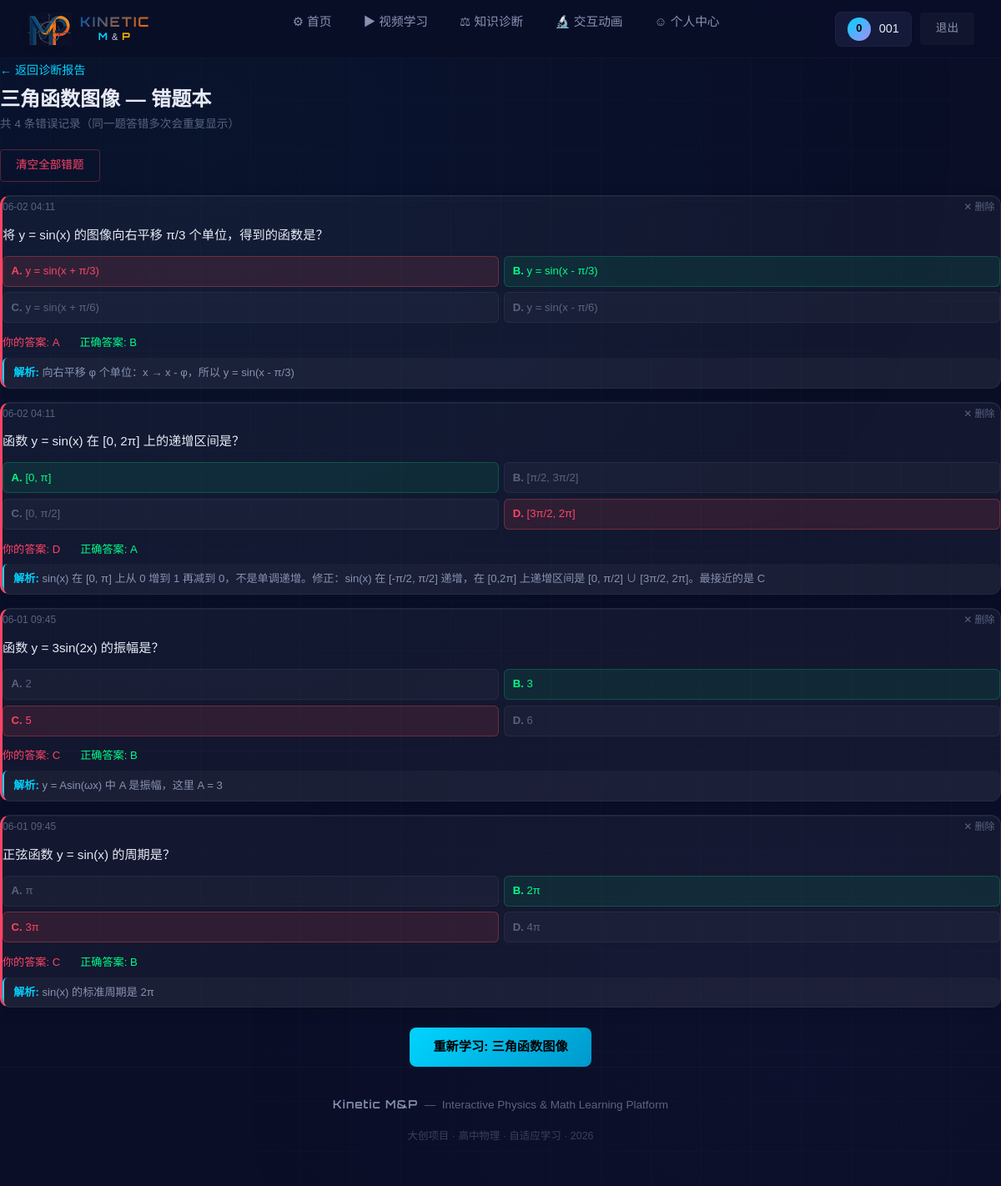
/diagnosis/wrong/math_01 (signed in), run on the app's committed database.
### app/models.py (models this page shows, shortened)
class User(UserMixin, db.Model):
    __tablename__ = 'users'
    id = db.Column(db.Integer, primary_key=True)
    username = db.Column(db.String(50), unique=True, nullable=False)
    password_hash = db.Column(db.String(256), nullable=False)
    email = db.Column(db.String(100))
    grade = db.Column(db.String(10), default='高一')
    created_at = db.Column(db.DateTime, default=datetime.now(timezone.utc))
    last_login = db.Column(db.DateTime)

class Video(db.Model):
    __tablename__ = 'videos'
    id = db.Column(db.Integer, primary_key=True)
    title = db.Column(db.String(200), nullable=False)
    description = db.Column(db.Text)
    topic = db.Column(db.String(100), nullable=False)
    topic_id = db.Column(db.String(50), nullable=False)
    subject = db.Column(db.String(20), default='物理')
    chapter = db.Column(db.String(50))
    video_path = db.Column(db.String(300), nullable=False)
    cover_path = db.Column(db.String(300))
    duration = db.Column(db.Integer)
    difficulty = db.Column(db.Integer, default=2)
    prerequisites = db.Column(db.Text)
    related = db.Column(db.Text)
    created_at = db.Column(db.DateTime, default=datetime.now(timezone.utc))

class QuizRecord(db.Model):
    __tablename__ = 'quiz_records'
    id = db.Column(db.Integer, primary_key=True)
    user_id = db.Column(db.Integer, db.ForeignKey('users.id'), nullable=False)
    question_id = db.Column(db.Integer, db.ForeignKey('questions.id'), nullable=False)
    user_answer = db.Column(db.String(1))
    is_correct = db.Column(db.Boolean)
    response_time = db.Column(db.Integer)
    answered_at = db.Column(db.DateTime, default=datetime.now(timezone.utc))
    question = db.relationship('Question', backref='records')

class Question(db.Model):
    __tablename__ = 'questions'
    id = db.Column(db.Integer, primary_key=True)
    topic_id = db.Column(db.String(50), nullable=False)
    content = db.Column(db.Text, nullable=False)
    option_a = db.Column(db.Text, nullable=False)
    option_b = db.Column(db.Text, nullable=False)
    option_c = db.Column(db.Text, nullable=False)
    option_d = db.Column(db.Text, nullable=False)
    answer = db.Column(db.String(1), nullable=False)
    explanation = db.Column(db.Text)
    difficulty = db.Column(db.Integer, default=2)
    created_at = db.Column(db.DateTime, default=datetime.now(timezone.utc))

### app/routes/diagnosis.py (the view)
@diagnosis_bp.route('/diagnosis/wrong/<topic_id>')
@login_required
def wrong_questions(topic_id):
    records = QuizRecord.query.filter(
        QuizRecord.user_id == current_user.id,
        QuizRecord.is_correct == False
    ).join(Question).filter(
        Question.topic_id == topic_id
    ).order_by(QuizRecord.answered_at.desc()).all()
    if not records:
        abort(404)
    video = Video.query.filter_by(topic_id=topic_id).first()
    topic_name = video.topic if video else topic_id
    recommended_video = Video.query.filter_by(topic_id=topic_id).first()
    return render_template('wrong_questions.html',
                           records=records,
                           topic_id=topic_id,
                           topic_name=topic_name,
                           recommended_video=recommended_video)

### app/models.py (called while the page is built)
@login_manager.user_loader
def load_user(user_id):
    return User.query.get(int(user_id))

### app/templates/wrong_questions.html (shortened to what this page needs)
{% extends "base.html" %}
{% block content %}
<div style="margin-bottom:1.2rem;">
    <a href="{{ url_for('diagnosis.diagnosis_page') }}" style="color:var(--cyan); text-decoration:none; font-size:0.88rem;">
        ← 返回诊断报告
    </a>
    <h1 style="font-size:1.5rem; font-weight:700; color:var(--text-primary); margin:0.5rem 0 0.2rem;">
        {{ topic_name }} — 错题本
    </h1>
    <p style="font-size:0.85rem; color:var(--text-muted); margin:0;">
        共 {{ records|length }} 条错误记录（同一题答错多次会重复显示）
    </p>
</div>
{% if records %}
<div style="display:flex; gap:0.5rem; margin-bottom:1rem;">
    <button onclick="deleteAllRecords('{{ topic_id }}')" class="btn btn-outline btn-sm" style="color:var(--red); border-color:rgba(255,80,80,0.3);">
        清空全部错题
    </button>
</div>
{% endif %}
{% for record in records %}
<div class="card-dark" id="record-{{ record.id }}" style="margin-bottom:1rem; border-left:3px solid var(--red);">
    <div style="display:flex; justify-content:space-between; align-items:center; font-size:0.75rem; color:var(--text-muted); margin-bottom:0.5rem;">
        <span>{{ record.answered_at.strftime('%m-%d %H:%M') if record.answered_at else '' }}</span>
        <button onclick="deleteRecord({{ record.id }})" style="background:none; border:none; color:var(--text-muted); cursor:pointer; font-size:0.75rem; padding:0.2rem 0.4rem; border-radius:4px;" onmouseover="this.style.color='var(--red)'" onmouseout="this.style.color='var(--text-muted)'">
            ✕ 删除
        </button>
    </div>
    <div style="font-size:0.95rem; color:var(--text-primary); line-height:1.6; margin-bottom:0.8rem;">
        {{ record.question.content if record.question else '题目已删除' }}
    </div>
    {% if record.question %}
    <div style="display:grid; grid-template-columns:1fr 1fr; gap:0.4rem; margin-bottom:0.8rem;">
        {% set opts = [
            ('A', record.question.option_a),
            ('B', record.question.option_b),
            ('C', record.question.option_c),
            ('D', record.question.option_d)
        ] %}
        {% for letter, text in opts %}
        <div style="
            padding:0.4rem 0.6rem;
            border-radius:6px;
            font-size:0.82rem;
            {% if letter == record.user_answer and letter != record.question.answer %}
                background:rgba(255,80,80,0.12); color:var(--red); border:1px solid rgba(255,80,80,0.3);
            {% elif letter == record.question.answer %}
                background:rgba(0,255,136,0.08); color:var(--green); border:1px solid rgba(0,255,136,0.2);
            {% else %}
                background:rgba(255,255,255,0.03); color:var(--text-muted); border:1px solid rgba(255,255,255,0.05);
            {% endif %}
        ">
            <strong>{{ letter }}.</strong> {{ text }}
        </div>
        {% endfor %}
    </div>
    <div style="display:flex; gap:1.5rem; font-size:0.82rem; margin-bottom:0.4rem;">
        <span style="color:var(--red);">你的答案: {{ record.user_answer }}</span>
        <span style="color:var(--green);">正确答案: {{ record.question.answer }}</span>
    </div>
    {% if record.question.explanation %}
    <div style="
        background:rgba(255,255,255,0.03);
        border-radius:6px;
        padding:0.5rem 0.7rem;
        font-size:0.82rem;
        color:var(--text-secondary);
        line-height:1.5;
        border-left:2px solid var(--cyan);
    ">
        <strong style="color:var(--cyan);">解析:</strong> {{ record.question.explanation }}
    </div>
    {% endif %}
    {% endif %}
</div>
{% endfor %}
{% if recommended_video %}
<div style="text-align:center; margin-top:1.5rem;">
    <a href="{{ url_for('videos.video_play', video_id=recommended_video.id) }}"
       class="btn btn-primary btn-glow">
        重新学习: {{ recommended_video.title }}
    </a>
</div>
{% endif %}
{% endblock %}

### app/templates/base.html (shortened to what this page needs)
<!DOCTYPE html>
<html lang="zh-CN">
<head>
    <link href="https://cdn.jsdelivr.net/npm/bootstrap@5.3.3/dist/css/bootstrap.min.css" rel="stylesheet">
    <link href="https://cdn.jsdelivr.net/npm/video.js@8.10.0/dist/video-js.min.css" rel="stylesheet">
    <link rel="stylesheet" href="{{ url_for('static', filename='css/style.css') }}">
</head>
<body>
    <nav class="navbar-custom" id="mainNav" role="navigation" aria-label="主导航">
        <a href="{{ url_for('auth.index') }}" class="nav-brand" style="display:flex; align-items:center; gap:10px; text-decoration:none;">
            <img src="{{ url_for('static', filename='logo_navbar.png') }}" alt="Kinetic M&P" style="height:40px; width:auto; filter:drop-shadow(0 2px 4px rgba(0,0,0,0.3));">
            <div style="text-align:center;">
                <div style="font-family:'Orbitron',sans-serif; font-size:16px; font-weight:700; letter-spacing:2px; background:linear-gradient(135deg, #0055A4, #FF6B00); -webkit-background-clip:text; -webkit-text-fill-color:transparent; line-height:1.1;">KINETIC</div>
                <div style="font-family:'Orbitron',sans-serif; font-size:12px; font-weight:700; letter-spacing:3px; line-height:1.2; margin-top:1px;">
                    <span style="color:var(--cyan);">M</span><span style="font-family:'Noto Sans SC',sans-serif; font-weight:400; color:#d0d0e0; font-size:11px; margin:0 2px;">&amp;</span><span style="color:var(--amber);">P</span>
                </div>
            </div>
        </a>
        <ul class="nav-links" id="navLinks">
            <li>
                <a href="{{ url_for('auth.index') }}"
                   class="{% if request.endpoint == 'auth.index' %}active{% endif %}">
                    &#9881; 首页
                </a>
            </li>
            <li>
                <a href="{{ url_for('videos.video_list') }}"
                   class="{% if request.endpoint in ['videos.video_list', 'videos.video_play'] %}active{% endif %}">
                    &#9654; 视频学习
                </a>
            </li>
            <li>
                <a href="{{ url_for('diagnosis.diagnosis_page') }}"
                   class="{% if request.endpoint == 'diagnosis.diagnosis_page' %}active{% endif %}">
                    &#9878; 知识诊断
                </a>
            </li>
            <li>
                <a href="{{ url_for('experiments.experiment_list') }}"
                   class="{% if request.endpoint and 'experiments' in request.endpoint %}active{% endif %}">
                    &#128300; 交互动画
                </a>
            </li>
            <li>
                <a href="{{ url_for('auth.profile') }}"
                   class="{% if request.endpoint == 'auth.profile' %}active{% endif %}">
                    &#9786; 个人中心
                </a>
            </li>
        </ul>
        <div class="nav-actions">
            {% if current_user.is_authenticated %}
                <div class="nav-user">
                    <div class="nav-user-avatar">
                        {{ current_user.username|first|upper }}
                    </div>
                    <span>{{ current_user.username }}</span>
                </div>
                <a href="{{ url_for('auth.logout') }}" class="btn btn-ghost btn-sm">退出</a>
            {% else %}
                <a href="{{ url_for('auth.login') }}" class="btn btn-ghost btn-sm">登录</a>
                <a href="{{ url_for('auth.register') }}" class="btn btn-primary btn-sm">注册</a>
            {% endif %}
        </div>
    </nav>
    <main class="page-content page-enter" role="main" id="mainContent">
        {% block content %}{% endblock %}
    </main>
    <footer class="site-footer">
        <p>
            <span class="footer-brand" style="font-family:'Orbitron',sans-serif; letter-spacing:1px;">Kinetic M&P</span>
            &nbsp;&mdash;&nbsp;
            Interactive Physics & Math Learning Platform
        </p>
        <p class="mt-1" style="font-size:0.78rem; opacity:0.6;">
            大创项目 &middot; 高中物理 &middot; 自适应学习 &middot; 2026
        </p>
    </footer>
</body>
</html>

### app/templates/base.html (style rules this page uses)
.page-enter { animation: pageEnter 0.35s var(--ease-out, ease-out) both; }
.nav-links a, .nav-actions a { transition: color 0.2s, transform 0.15s; }
.btn { transition: transform 0.12s, box-shadow 0.2s, background 0.2s; }
.card-dark { transition: transform 0.2s, box-shadow 0.25s; }

### data on the page
User: username|first "0", username "001"
Video: topic "三角函数图像", title "三角函数图像"
QuizRecord: answered_at "06-02 04:11", question "将 y = sin(x) 的图像向右平移 π/3 个单位，得到的函数是？", user_answer "A", question.answer "B", question.explanation "向右平移 φ 个单位：x → x - φ，所以 y = sin(x - π/3)"
Question: letter "A", option_a "y = sin(x + π/3)", answer "B", option_b "y = sin(x - π/3)", letter "C", option_c "y = sin(x + π/6)", letter "D", option_d "y = sin(x - π/6)"
QuizRecord: answered_at "06-02 04:11", question "函数 y = sin(x) 在 [0, 2π] 上的递增区间是？", user_answer "D", question.answer "A", question.explanation "sin(x) 在 [0, π] 上从 0 增到 1 再减到 0，不是单调递增。修正：sin(x) 在 [-π/2, π/2] 递增，在 [0,2π] 上递增区间是 [0, π/2] ∪ [3π/2, 2π]。最接近的是 C"
Question: answer "A", option_a "[0, π]", letter "B", option_b "[π/2, 3π/2]", letter "C", option_c "[0, π/2]", letter "D", option_d "[3π/2, 2π]"
QuizRecord: answered_at "06-01 09:45", question "函数 y = 3sin(2x) 的振幅是？", opts "A" "B" "C" "D", opts "2" "3" "5" "6", user_answer "C", question.answer "B", question.explanation "y = Asin(ωx) 中 A 是振幅，这里 A = 3"
QuizRecord: answered_at "06-01 09:45", question "正弦函数 y = sin(x) 的周期是？", opts "A", opts "π", user_answer "C", question.answer "B", question.explanation "sin(x) 的标准周期是 2π"
Question: answer "B", option_b "2π", letter "C", option_c "3π", letter "D", option_d "4π"

### other printed values
{{ records|length }} "4"
